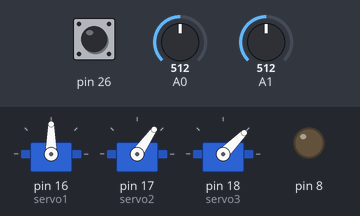
Bench run of a sketch on a simulated Arduino Mega 2560, built with avr-gcc and run on an emulated ATmega2560. Shown: 3 × servo, output pins drawn as LEDs (lit = HIGH). The inputs (shaded band) are chosen by the test bench; at power-on: pin 26 HIGH, A0 = 512, A1 = 512.

Above: at 1.2 s.
1.3 s: pin 26 pulled LOW for 1 s
At 1.7 s:
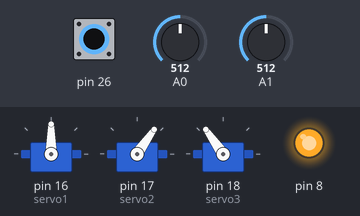
3.8 s: A0 set to 716
At 4.4 s:
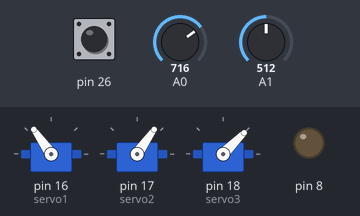
5.3 s: A1 set to 716
At 6.5 s:
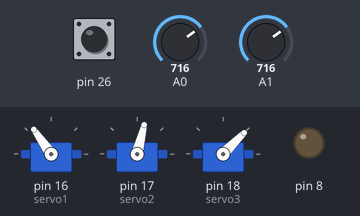
6.8 s: pin 26 pulled LOW for 0.15 s
At 7.2 s:
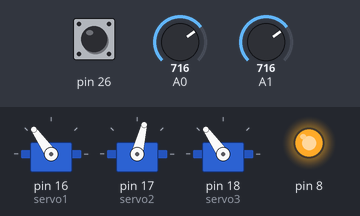
8.8 s: A0 set to 900
At 9.4 s:
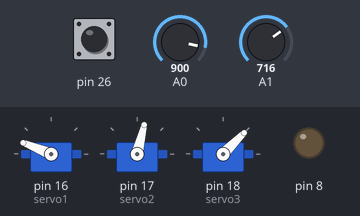
10.3 s: A1 set to 900
At 11.7 s:
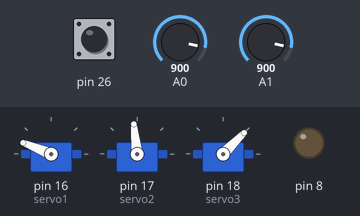
Timing chart, 0 to 12.8 s (numbered marks = the images above; inputs shaded):
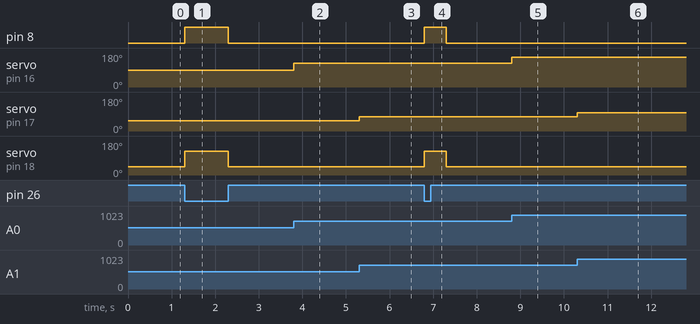

Measured:
- after the input at 1.3 s, pin 8: LOW → HIGH at once, → LOW 1.0 s later; servo on pin 18 (servo3): 45° → 125° at once, → 45° 1.0 s later
- after the input at 3.8 s, servo on pin 16 (servo1): 90° → 125° at once
- after the input at 5.3 s, servo on pin 17 (servo2): 55° → 76° at once
- after the input at 6.8 s, pin 8: LOW → HIGH at once, → LOW 0.50 s later; servo on pin 18 (servo3): 45° → 125° at once, → 45° 0.50 s later
- after the input at 8.8 s, servo on pin 16 (servo1): 125° → 158° at once
- after the input at 10.3 s, servo on pin 17 (servo2): 76° → 96° at once

The sketch:

turret.ino
```cpp
#include <Servo.h>

Servo servo1;
Servo servo2;
Servo servo3;

int angleX = 0;
int angleY = 0;

void setup() {
  servo1.attach(16);  // attaches the servo on pin 16 to the servo object
  servo2.attach(17);  // attaches the servo on pin 17 to the servo object
  servo3.attach(18);  // attaches the servo on pin 18 to the servo object

  pinMode(26, INPUT_PULLUP);
  pinMode(8, OUTPUT);

  servo3.write(45);
}

void loop() {

  angleX = analogRead(A0);
  angleY = analogRead(A1);

  angleX = map(angleX, 0, 1023, 0, 180);
  angleY = map(angleY, 0, 1023, 0, 110);

  if (digitalRead(26) == LOW)
  {
    digitalWrite(8, HIGH);
    servo3.write(125);
    delay(500);
    digitalWrite(8, LOW);
  }

  servo1.write(angleX);
  servo2.write(angleY);
  servo3.write(45);

}
```
